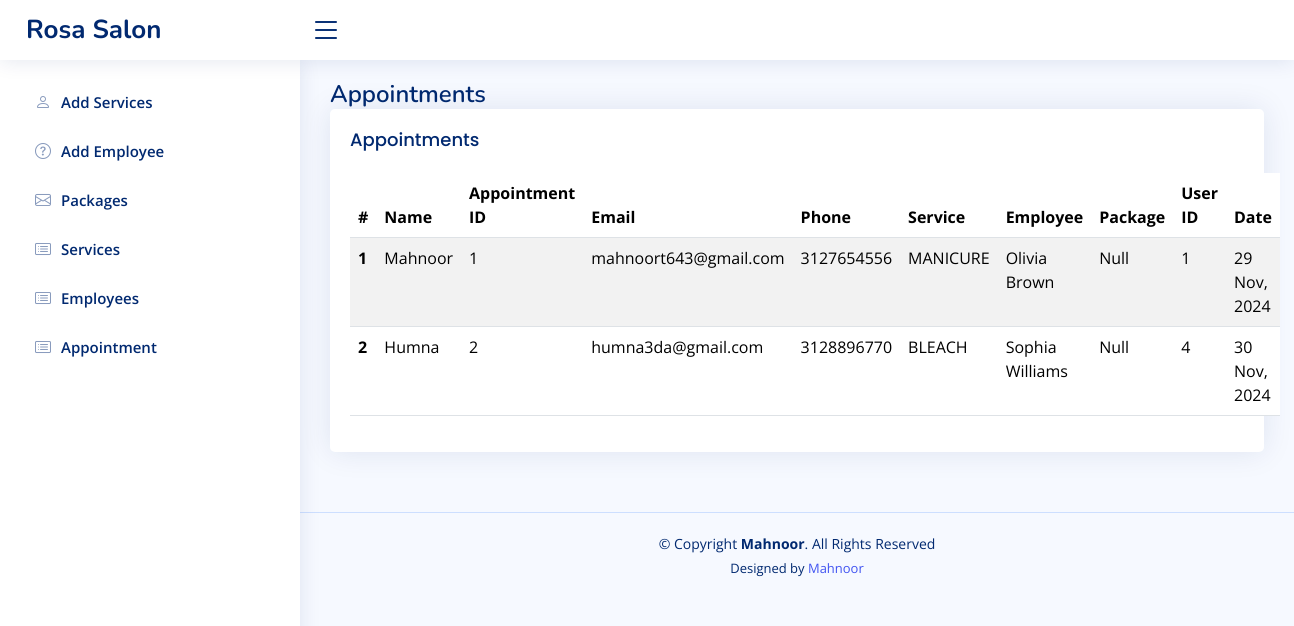
The page /Admin/appointments.php on the database as committed earlier.
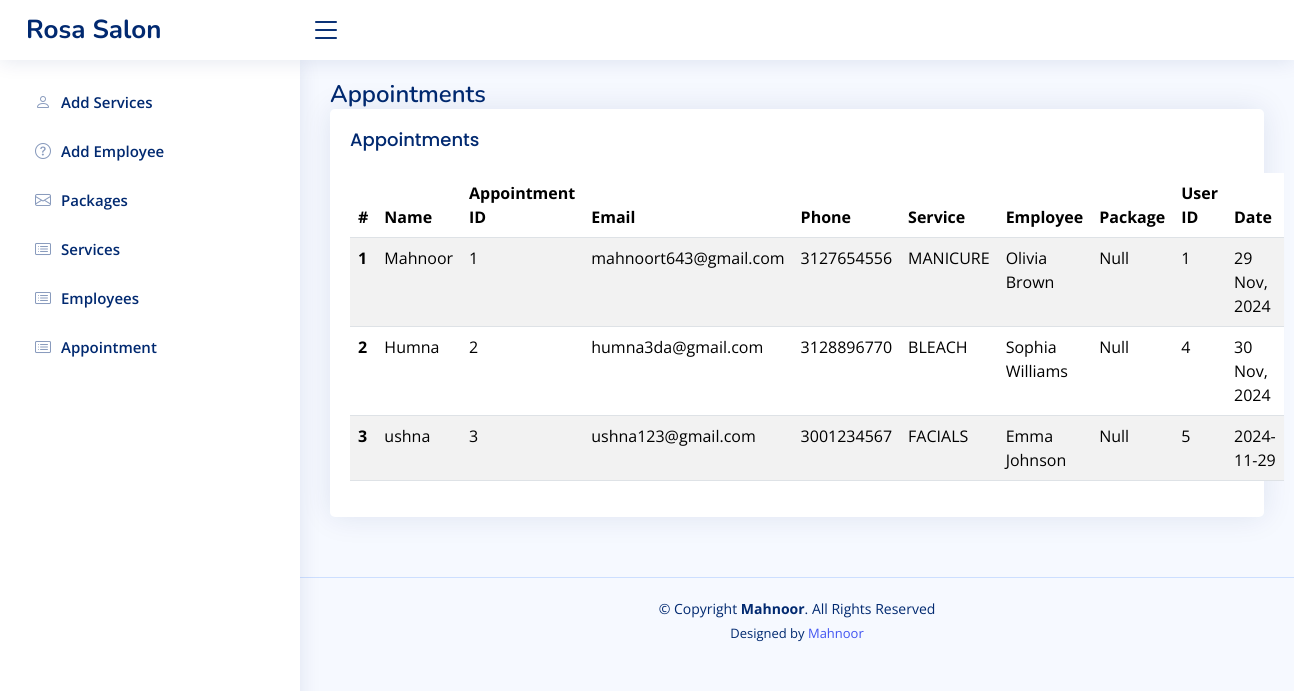
The same page on the database as committed later.
### tables this page shows
CREATE TABLE `appointment` (
  `appointmentID` int(11) NOT NULL,
  `fullName` varchar(250) DEFAULT NULL,
  `email` text DEFAULT NULL,
  `phoneNo` bigint(20) DEFAULT NULL,
  `serviceID` int(11) DEFAULT NULL,
  `employeeID` int(11) DEFAULT NULL,
  `packageID` int(11) DEFAULT NULL,
  `userID` int(11) DEFAULT NULL,
  `Date` varchar(100) DEFAULT NULL
);

CREATE TABLE `services` (
  `serviceID` int(11) NOT NULL,
  `serviceTitle` varchar(250) DEFAULT NULL,
  `serviceDescription` text DEFAULT NULL,
  `serviceImg` text DEFAULT NULL
);

CREATE TABLE `employee` (
  `employeeID` int(11) NOT NULL,
  `designation` text DEFAULT NULL,
  `serviceID` int(11) DEFAULT NULL,
  `fullName` varchar(250) DEFAULT NULL,
  `instaLink` varchar(250) DEFAULT NULL,
  `fbLink` varchar(250) DEFAULT NULL,
  `employeePic` text DEFAULT NULL
);

### Admin/appointments.php (the view)
<?php
require "./assets/header.php";
require "../assets/conn.php";
$sql = "SELECT
    a.fullName AS appointmentFullName,
    a.appointmentID,
    a.email,
    a.phoneNo,
    services.serviceTitle,
    employee.fullName AS employeefullName,
    a.packageID,
    a.userID,
    a.Date
FROM appointment a
JOIN services ON services.serviceID = a.serviceID
JOIN employee ON employee.employeeID = a.employeeID";
$sqlRun = mysqli_query($conn, $sql);
?>
<main id="main" class="main">
    <div class="pagetitle">
        <h1>Appointments</h1>
        <section class="section">
            <div class="row">
                <div class="col-lg-12">
                    <div class="card">
                        <div class="card-body">
                            <h5 class="card-title">Appointments</h5>
                            <table class="table table-striped">
                                <thead>
                                    <tr>
                                        <th scope="col">#</th>
                                        <th scope="col">Name</th>
                                        <th scope="col">Appointment ID</th>
                                        <th scope="col">Email</th>
                                        <th scope="col">Phone</th>
                                        <th scope="col">Service</th>
                                        <th scope="col">Employee</th>
                                        <th scope="col">Package</th>
                                        <th scope="col">User ID</th>
                                        <th scope="col">Date</th>
                                    </tr>
                                </thead>
                                <tbody>
                                    <?php
                                    $i = 1;
                                    while ($row = mysqli_fetch_assoc($sqlRun)) {
                                        ?>
                                        <tr>
                                            <th scope="row"><?php echo $i; ?></th>
                                            <td><?php echo $row['appointmentFullName']; ?></td>
                                            <td><?php echo $row['appointmentID']; ?></td>
                                            <td><?php echo $row['email']; ?></td>
                                            <td><?php echo $row['phoneNo']; ?></td>
                                            <td><?php echo $row['serviceTitle']; ?></td>
                                            <td><?php echo $row['employeefullName']; ?></td>
                                            <td><?php if ($row['packageID']) {
                                                echo $row['packageID'];
                                            } else {
                                                echo "Null";
                                            } ?></td>
                                            <td><?php echo $row['userID']; ?></td>
                                            <td><?php echo $row['Date']; ?></td>
                                        </tr>
                                        <?php
                                        $i++;
                                    }
                                    ?>
                                </tbody>
                            </table>
                        </div>
                    </div>
                </div>
            </div>
        </section>
</main>
<?php require "./assets/footer.php"; ?>

### Admin/assets/header.php (shortened to what this page needs)
<!DOCTYPE html>
<html lang="en">
<head>
  <link href="assets/vendor/bootstrap/css/bootstrap.min.css" rel="stylesheet">
  <link href="assets/vendor/bootstrap-icons/bootstrap-icons.css" rel="stylesheet">
  <link href="assets/vendor/boxicons/css/boxicons.min.css" rel="stylesheet">
  <link href="assets/vendor/quill/quill.snow.css" rel="stylesheet">
  <link href="assets/vendor/quill/quill.bubble.css" rel="stylesheet">
  <link href="assets/vendor/remixicon/remixicon.css" rel="stylesheet">
  <link href="assets/vendor/simple-datatables/style.css" rel="stylesheet">
  <link href="assets/css/style.css" rel="stylesheet">
</head>
<body>
  <header id="header" class="header fixed-top d-flex align-items-center">
    <div class="d-flex align-items-center justify-content-between">
      <a class="logo d-flex align-items-center">
        <span class="d-none d-lg-block">Rosa Salon</span>
      </a>
      <i class="bi bi-list toggle-sidebar-btn"></i>
    </div>
  </header>
  <aside id="sidebar" class="sidebar">
    <ul class="sidebar-nav" id="sidebar-nav">
      <li class="nav-item">
        <a class="nav-link collapsed" href="addservices.php">
          <i class="bi bi-person"></i>
          <span>Add Services</span>
        </a>
      </li>
      <li class="nav-item">
        <a class="nav-link collapsed" href="addEmployee.php">
          <i class="bi bi-question-circle"></i>
          <span>Add Employee</span>
        </a>
      </li>
      <li class="nav-item">
        <a class="nav-link collapsed" href="packages.php">
          <i class="bi bi-envelope"></i>
          <span>Packages</span>
        </a>
      </li>
      <li class="nav-item">
        <a class="nav-link collapsed" href="services.php">
          <i class="bi bi-card-list"></i>
          <span>Services</span>
        </a>
      </li>
      <li class="nav-item">
        <a class="nav-link collapsed" href="employees.php">
          <i class="bi bi-card-list"></i>
          <span>Employees</span>
        </a>
      </li>
      <li class="nav-item">
        <a class="nav-link collapsed" href="appointments.php">
          <i class="bi bi-card-list"></i>
          <span>Appointment</span>
        </a>
      </li>
    </ul>
  </aside>

### Admin/assets/footer.php (shortened to what this page needs)
  <footer id="footer" class="footer">
    <div class="copyright">
      &copy; Copyright <strong><span>Mahnoor</span></strong>. All Rights Reserved
    </div>
    <div class="credits">
      Designed by <a href="github.com/mahnoor643">Mahnoor</a>
    </div>
  </footer>
</body>
</html>

### Admin/assets/css/style.css (style rules this page uses)
:root { scroll-behavior: smooth; }
body { font-family: "Open Sans", sans-serif; background: #f6f9ff; color: #444444; }
a { color: #4154f1; text-decoration: none; }
h1, h2, h3, h4, h5, h6 { font-family: "Nunito", sans-serif; }
#main { margin-top: 60px; padding: 20px 30px; transition: all 0.3s; }
.pagetitle { margin-bottom: 10px; }
.pagetitle h1 { font-size: 24px; margin-bottom: 0; font-weight: 600; color: #012970; }
.card { margin-bottom: 30px; border: none; border-radius: 5px; box-shadow: 0px 0 30px rgba(1, 41, 112, 0.1); }
.card-title { padding: 20px 0 15px 0; font-size: 18px; font-weight: 500; color: #012970; font-family: "Poppins", sans-serif; }
.card-body { padding: 0 20px 20px 20px; }
.logo { line-height: 1; }
@media (min-width: 1200px) { .logo { width: 280px; } }
.logo span { font-size: 26px; font-weight: 700; color: #012970; font-family: "Nunito", sans-serif; }
.header { transition: all 0.5s; z-index: 997; height: 60px; box-shadow: 0px 2px 20px rgba(1, 41, 112, 0.1); background-color: #fff; padding-left: 20px; }
.header .toggle-sidebar-btn { font-size: 32px; padding-left: 10px; cursor: pointer; color: #012970; }
.sidebar { position: fixed; top: 60px; left: 0; bottom: 0; width: 300px; z-index: 996; transition: all 0.3s; padding: 20px; overflow-y: auto; scrollbar-width: thin; scrollbar-color: #aab7cf transparent; box-shadow: 0px 0px 20px rgba(1, 41, 112, 0.1); background-color: #fff; }
@media (min-width: 1200px) { #main, #footer { margin-left: 300px; } }
.sidebar-nav { padding: 0; margin: 0; list-style: none; }
.sidebar-nav li { padding: 0; margin: 0; list-style: none; }
.sidebar-nav .nav-item { margin-bottom: 5px; }
.sidebar-nav .nav-link { display: flex; align-items: center; font-size: 15px; font-weight: 600; color: #4154f1; transition: 0.3; background: #f6f9ff; padding: 10px 15px; border-radius: 4px; }
.sidebar-nav .nav-link i { font-size: 16px; margin-right: 10px; color: #4154f1; }
.sidebar-nav .nav-link.collapsed { color: #012970; background: #fff; }
.sidebar-nav .nav-link.collapsed i { color: #899bbd; }
.footer { padding: 20px 0; font-size: 14px; transition: all 0.3s; border-top: 1px solid #cddfff; }
.footer .copyright { text-align: center; color: #012970; }
.footer .credits { padding-top: 5px; text-align: center; font-size: 13px; color: #012970; }

Rows that differ between the two databases and show on the page:
added appointment: fullName "ushna", appointmentID "3", email "ushna123@gmail.com", phoneNo "3001234567", serviceID.serviceTitle "FACIALS", employeeID.fullName "Emma Johnson", shows "Null", userID "5", Date "2024-11-29"
